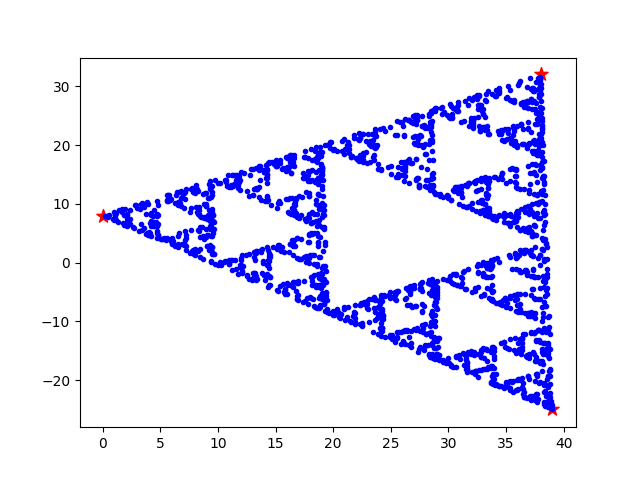

Source code (Python):
import numpy as np
import matplotlib.pyplot as plt
import sys, getopt

def chaos_game(N, p):
	polygon = np.zeros((N, 2))
	angles = np.random.random(N) * 2 * np.pi
	angles.sort()
	r = np.random.randint(0, 101)
	for i in range(N):
		polygon[i] = np.asarray([r*np.cos(angles[i]), r*np.sin(angles[i])])

	point = np.random.randint(-r, r, (2,))

	f = plt.figure()
	for i in range(p):
		plt.scatter(x=point[0], y=point[1], c='b', marker='.')

		die = np.random.randint(0, N)
		point = np.mean([polygon[die], point], axis=0)

	plt.scatter(x=polygon[:,0], y=polygon[:,1], s=100, c='r', marker='*')
	plt.show()


def main(argv):
	N = 3
	points = 2000
	
	try:
		opts, args = getopt.getopt(argv, 'hN:p:')
	except getopt.GetoptError:
		print 'chaos_game.py -N <polygon vertices> -p <generated points>'
		sys.exit(2)
	
	for opt, arg in opts:
		if opt == '-h':
			print 'chaos_game.py -N <polygon vertices> -p <generated points>'
			sys.exit()
		elif opt == '-N':
			N = int(arg)
		elif opt == '-p':
			points = int(arg)

	chaos_game(N, points)

if __name__ == '__main__':
   main(sys.argv[1:])
